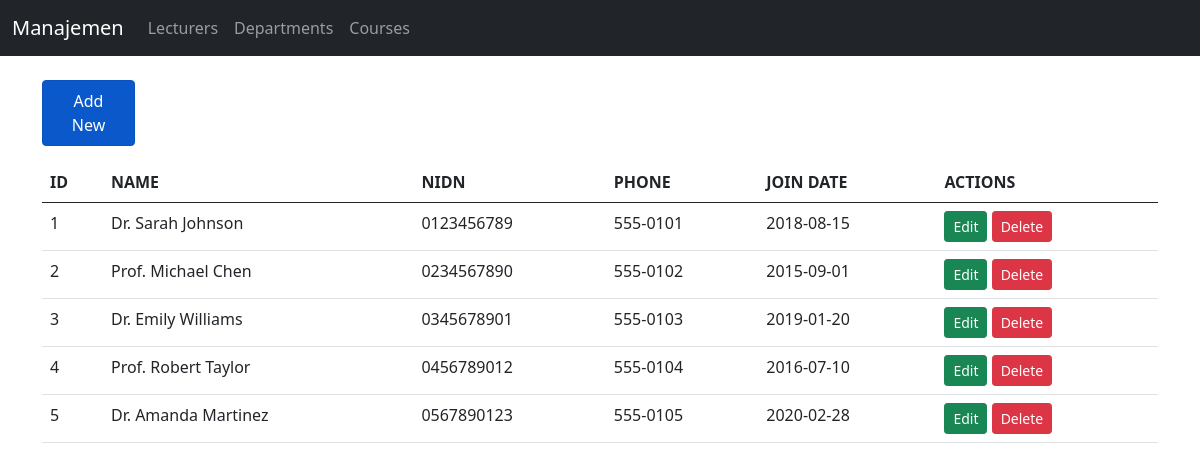
The app's page /Project/index.php with its own data.
### tables this page shows
CREATE TABLE `lecturers` (
  `id` int(11) NOT NULL,
  `name` varchar(100) NOT NULL,
  `nidn` varchar(20) NOT NULL,
  `phone` varchar(20) NOT NULL,
  `join_date` date NOT NULL,
  `department_id` int(11) DEFAULT NULL
);

### Project/controllers/LecturerController.php (called while the page is built, shortened)
<?php
require_once __DIR__ . "/../models/LecturerModel.php";
class LecturerController
{
    private $model;
    public function __construct()
    {
        $this->model = new LecturerModel();
    }
    public function index()
    {
        $lecturers = $this->model->getAll();
        include __DIR__ . "/../views/lecturers/index.php";
    }
}

### Project/models/LecturerModel.php (called while the page is built, shortened)
<?php
require_once 'config/database.php';
class LecturerModel
{
    private $conn;
    public function __construct()
    {
        global $db;
        $this->conn = $db;
    }
    public function getAll()
    {
        $sql = 'SELECT lecturers.*, departments.name AS department_name
            FROM lecturers
            LEFT JOIN departments ON lecturers.department_id = departments.id
            ORDER BY lecturers.id';
        $stmt = $this->conn->prepare($sql);
        $stmt->execute();
        return $stmt->get_result();
    }
}

### Project/views/lecturers/index.php (the view)
<?php include "templates/header.php"; ?>
<div class="container my-4">
    <div class="col-1 my-3">
        <a type="button" class="btn btn-primary nav-link active" href="index.php?action=create">Add New</a>
    </div>
    <table class="table">
        <thead>
            <tr>
                <th>ID</th>
                <th>NAME</th>
                <th>NIDN</th>
                <th>PHONE</th>
                <th>JOIN DATE</th>
                <th>ACTIONS</th>
            </tr>
        </thead>
        <tbody>
            <?php while ($row = $lecturers->fetch_assoc()): ?>
                <tr>
                    <td><?= $row['id'] ?></td>
                    <td><?= $row['name'] ?></td>
                    <td><?= $row['nidn'] ?></td>
                    <td><?= $row['phone'] ?></td>
                    <td><?= $row['join_date'] ?></td>
                    <td>
                        <a href="index.php?action=edit&id=<?= $row['id'] ?>" class="btn btn-sm btn-success">Edit</a>
                        <a href="index.php?action=delete&id=<?= $row['id'] ?>" class="btn btn-sm btn-danger"
                            onclick="return confirm('Are you sure?');">
                            Delete
                        </a>
                    </td>
                </tr>
            <?php endwhile; ?>
        </tbody>
    </table>
</div>
<?php include "templates/footer.php"; ?>

### Project/index.php (shortened to what this page needs)
<?php
require_once __DIR__ . "/controllers/LecturerController.php";
$lecturer = new LecturerController();
$module = $_GET['module'] ?? 'lecturer';
$action = $_GET['action'] ?? 'index';
try {
    switch ($module) {
        case 'lecturer':
            switch ($action) {
                default:
                    $lecturer->index();
                    break;
            }
            break;
    }
} catch (Exception $e) {
    $_SESSION['error'] = "An error occurred: " . $e->getMessage();
    header("Location: index.php");
    exit;
}

### Project/templates/header.php (shortened to what this page needs)
<!doctype html>
<html lang="en">
<head>
    <link href="public/css/bootstrap.min.css" rel="stylesheet">
</head>
<body>
    <nav class="navbar navbar-expand-lg navbar-dark bg-dark">
    <div class="container-fluid">
        <a class="navbar-brand">Manajemen</a>
        <div class="collapse navbar-collapse" id="navbarNav">
            <ul class="navbar-nav">
                <li class="nav-item">
                    <a class="nav-link" href="index.php?module=lecturer">Lecturers</a>
                </li>
                <li class="nav-item">
                    <a class="nav-link" href="index.php?module=department">Departments</a>
                </li>
                <li class="nav-item">
                    <a class="nav-link" href="index.php?module=course">Courses</a>
                </li>
            </ul>
        </div>
    </div>
</nav>

### Project/templates/footer.php (shortened to what this page needs)
</body>
</html>

### records on screen
lecturers: id "1", name "Dr. Sarah Johnson", nidn "0123456789", phone "555-0101", join_date "2018-08-15"
lecturers: id "2", name "Prof. Michael Chen", nidn "0234567890", phone "555-0102", join_date "2015-09-01"
lecturers: id "3", name "Dr. Emily Williams", nidn "0345678901", phone "555-0103", join_date "2019-01-20"
lecturers: id "4", name "Prof. Robert Taylor", nidn "0456789012", phone "555-0104", join_date "2016-07-10"
lecturers: id "5", name "Dr. Amanda Martinez", nidn "0567890123", phone "555-0105", join_date "2020-02-28"
